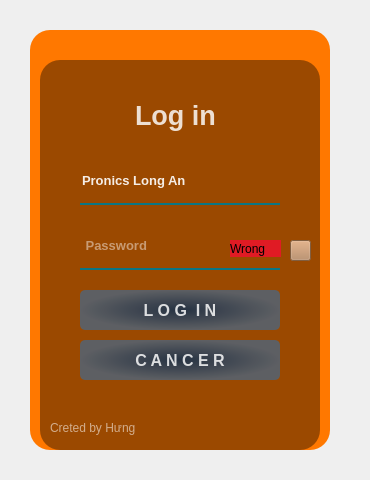
   <widget class="QWidget" name="login" native="true">
    <property name="geometry">
     <rect>
      <x>270</x>
      <y>50</y>
      <width>370</width>
      <height>480</height>
     </rect>
    </property>
    <property name="styleSheet">
     <string notr="true">QPushButton#button_login{
	background-color: qradialgradient(spread:pad, cx:0.5, cy:0.5, radius:0.5, fx:0.5, fy:0.5, stop:0 rgba(20,47,78,219), stop:1 rgba(85,98,112,226));
	color:rgba(255,255,255,210);
	border-radius: 5px;
}
QPushButton#button_login:hover{
	background-color: qradialgradient(spread:pad, cx:0.5, cy:0.5, radius:0.5, fx:0.5, fy:0.5, stop:0 rgba(40,67,98,219), stop:1 rgba(105,118,132,226));
}
QPushButton#button_login:pressed{
	padding-left:5px;
	padding-stop:5px;
	background-color: rgba(105,118,132,200);
}
QPushButton#button_cancer{
	background-color: qradialgradient(spread:pad, cx:0.5, cy:0.5, radius:0.5, fx:0.5, fy:0.5, stop:0 rgba(20,47,78,219), stop:1 rgba(85,98,112,226));
	color:rgba(255,255,255,210);
	border-radius: 5px;
}
QPushButton#button_cancer:hover{
	background-color: qradialgradient(spread:pad, cx:0.5, cy:0.5, radius:0.5, fx:0.5, fy:0.5, stop:0 rgba(40,67,98,219), stop:1 rgba(105,118,132,226));
}
QPushButton#button_cancer:pressed{
	padding-left:5px;
	padding-stop:5px;
	background-color: rgba(105,118,132,200);
}
QPushButton#button_show:pressed{
	padding-left:5px;
	padding-stop:5px;
	background-color: rgba(105,118,132,200);
}</string>
    </property>
    <widget class="QLabel" name="label_2">
     <property name="geometry">
      <rect>
       <x>30</x>
       <y>30</y>
       <width>300</width>
       <height>420</height>
      </rect>
     </property>
     <property name="styleSheet">
      <string notr="true">background-color: rgb(255, 120, 0);
border-radius : 20px;
</string>
     </property>
     <property name="text">
      <string/>
     </property>
    </widget>
    <widget class="QLabel" name="label_3">
     <property name="geometry">
      <rect>
       <x>40</x>
       <y>60</y>
       <width>280</width>
       <height>390</height>
      </rect>
     </property>
     <property name="styleSheet">
      <string notr="true">background-color: rgba(0,0,0,100);
border-radius: 20px;</string>
     </property>
     <property name="text">
      <string/>
     </property>
    </widget>
    <widget class="QLabel" name="label_7">
     <property name="geometry">
      <rect>
       <x>135</x>
       <y>95</y>
       <width>101</width>
       <height>40</height>
      </rect>
     </property>
     <property name="font">
      <font>
       <pointsize>20</pointsize>
       <weight>75</weight>
       <bold>true</bold>
       <stylestrategy>PreferDefault</stylestrategy>
       <kerning>true</kerning>
      </font>
     </property>
     <property name="styleSheet">
      <string notr="true">color: rgba(255,255,255,210);
</string>
     </property>
     <property name="text">
      <string>Log in</string>
     </property>
     <property name="scaledContents">
      <bool>false</bool>
     </property>
    </widget>
    <widget class="QLineEdit" name="lineEdit">
     <property name="geometry">
      <rect>
       <x>80</x>
       <y>165</y>
       <width>200</width>
       <height>40</height>
      </rect>
     </property>
     <property name="font">
      <font>
       <pointsize>10</pointsize>
       <weight>75</weight>
       <bold>true</bold>
       <stylestrategy>PreferDefault</stylestrategy>
       <kerning>true</kerning>
      </font>
     </property>
     <property name="styleSheet">
      <string notr="true">background-color: rgba(0,0,0,0);
border : none;
border-bottom: 2px solid rgba(10,118,132,255);
color: rgba(255,255,255,230);
padding-bottom : 7px;</string>
     </property>
     <property name="text">
      <string>Pronics Long An</string>
     </property>
     <property name="placeholderText">
      <string> User Name</string>
     </property>
    </widget>
    <widget class="QLineEdit" name="lineEdit_2">
     <property name="geometry">
      <rect>
       <x>80</x>
       <y>230</y>
       <width>200</width>
       <height>40</height>
      </rect>
     </property>
     <property name="font">
      <font>
       <pointsize>10</pointsize>
       <weight>75</weight>
       <bold>true</bold>
       <stylestrategy>PreferDefault</stylestrategy>
       <kerning>true</kerning>
      </font>
     </property>
     <property name="styleSheet">
      <string notr="true">background-color: rgba(0,0,0,0);
border : none;
border-bottom: 2px solid rgba(10,118,132,255);
color: rgba(255,255,255,230);
padding-bottom : 7px;</string>
     </property>
     <property name="echoMode">
      <enum>QLineEdit::Password</enum>
     </property>
     <property name="placeholderText">
      <string> Password</string>
     </property>
    </widget>
    <widget class="QPushButton" name="button_login">
     <property name="geometry">
      <rect>
       <x>80</x>
       <y>290</y>
       <width>200</width>
       <height>40</height>
      </rect>
     </property>
     <property name="font">
      <font>
       <pointsize>12</pointsize>
       <weight>75</weight>
       <bold>true</bold>
       <stylestrategy>PreferDefault</stylestrategy>
       <kerning>true</kerning>
      </font>
     </property>
     <property name="text">
      <string>L O G  I N</string>
     </property>
    </widget>
    <widget class="QLabel" name="label_8">
     <property name="geometry">
      <rect>
       <x>50</x>
       <y>420</y>
       <width>131</width>
       <height>16</height>
      </rect>
     </property>
     <property name="styleSheet">
      <string notr="true">color:rgba(255,255,255,140);</string>
     </property>
     <property name="text">
      <string>Creted by Hưng</string>
     </property>
    </widget>
    <widget class="QPushButton" name="button_cancer">
     <property name="geometry">
      <rect>
       <x>80</x>
       <y>340</y>
       <width>200</width>
       <height>40</height>
      </rect>
     </property>
     <property name="font">
      <font>
       <pointsize>12</pointsize>
       <weight>75</weight>
       <bold>true</bold>
       <stylestrategy>PreferDefault</stylestrategy>
       <kerning>true</kerning>
      </font>
     </property>
     <property name="text">
      <string>C A N C E R</string>
     </property>
    </widget>
    <widget class="QPushButton" name="button_show">
     <property name="geometry">
      <rect>
       <x>290</x>
       <y>240</y>
       <width>21</width>
       <height>21</height>
      </rect>
     </property>
     <property name="styleSheet">
      <string notr="true">background-color: rgb(181, 131, 90);</string>
     </property>
     <property name="text">
      <string/>
     </property>
     <property name="icon">
      <iconset resource="resource.qrc">
       <normaloff>:/icon/cil-loop.png</normaloff>:/icon/cil-loop.png</iconset>
     </property>
    </widget>
    <widget class="QLabel" name="label_wrong">
     <property name="geometry">
      <rect>
       <x>230</x>
       <y>240</y>
       <width>51</width>
       <height>17</height>
      </rect>
     </property>
     <property name="styleSheet">
      <string notr="true">background-color: rgb(224, 27, 36);</string>
     </property>
     <property name="text">
      <string>Wrong</string>
     </property>
    </widget>
   </widget>
